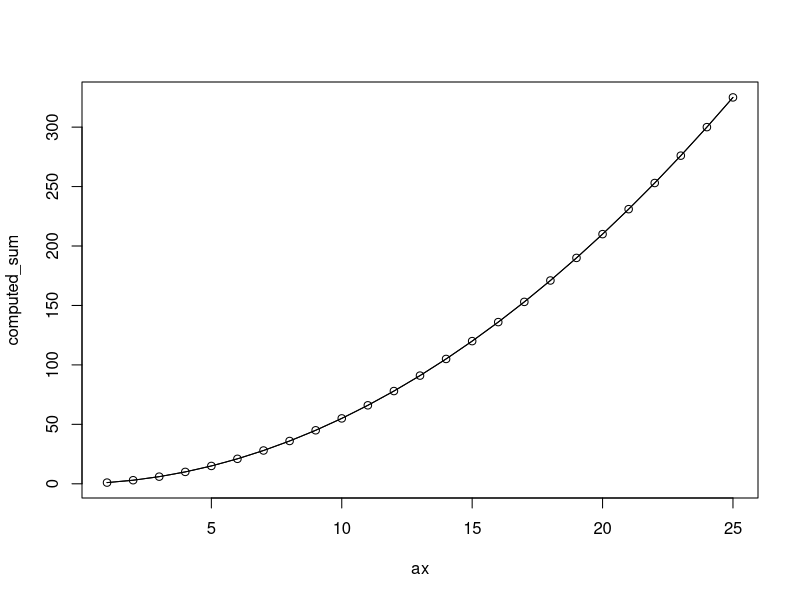

Generate this figure with R:
#Arithmetic conditional functions
x <- 0.001
if(x > 0){print("positive")} else {print("not positive")}
x <- -0.001
if(x > 0){print("positive")} else {print("not positive")}
x <- 1
if(x >= 0) {print(log(x))} else {print("error")}
x <- -1
if(x >= 0) {print(log(x))} else {print("error")}

#Situational conditional function
library(dslabs)
data(murders)
murder_rate <-murders$total/murders$population*100000
ind <- which.min(murder_rate)
if(murder_rate[ind] < 0.5) {print(murders$state[ind])} else {print("No state has murder rate that low")}
ind <- which.min(murder_rate)
if(murder_rate[ind] < 0.25) {print(murders$state[ind])} else {print("No state has murder rate that low")}

#shorthand conditional statement
a <- "banana"
ifelse(a == "banana", "yum", "yuck")
a <- "beans"
ifelse(a == "banana", "yum", "yuck")

#conditional statements with vectors
a <- c(1,2,3,4,5,4,3,2,1)
ifelse(a >=2, a/2, "na")

#using conditional statements to replace "na" entries
data(na_example)
no_nas <- ifelse(is.na(na_example), 0, na_example)

#using the any function
a <- c("red", "blue", "red", "red", "red", "blue")
any(a == "blue")
a <- c("red", "blue", "red", "red", "red", "blue")
any(a == "yellow")

#using the all function
a <- c("red", "red", "red", "red", "red", "red")
all(a == "red")
a <- c("red", "blue", "red", "red", "red", "yellow")
all(a == "red")

#Creating a function
compute_sum <- function(n) { 
  x <- 1:n 
  sum(x) }

#Creating a for loop
for(n in 1:25) {print(compute_sum(n))}

#creating a vector from a for loop using an empty vector as an index
m <- 25
computed_sum <- vector(length = m)
for(n in 1:m) {
  computed_sum[n] <- compute_sum(n)}

#testing an alternative way of doing the above for loop to create a vector
m <- 25
computed_sum2 <- vector("numeric", 25)
for(n in 1:m) {
  computed_sum2[n] <- compute_sum(n)
}

#testing whether assigning the maximum value of the vector as a variable is necessary
computed_sum3 <- vector("numeric", 25)
for(n in 1:25) {
  computed_sum3[n] <- compute_sum(n)
}

#double checking created vector
ax <- 1:25
plot(ax,computed_sum)
lines(ax, computed_sum2)
lines(ax, computed_sum3)
